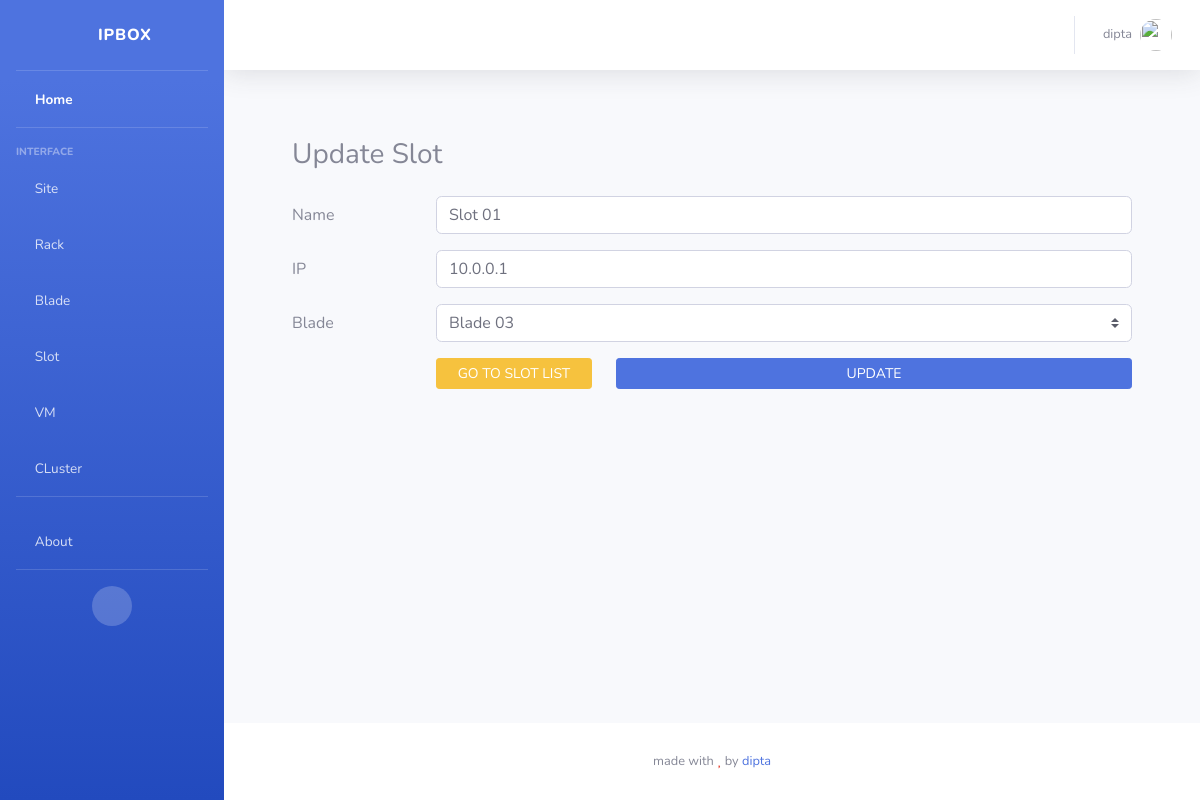
/slots/update/1 (signed in), run on an earlier commit of the app's database.
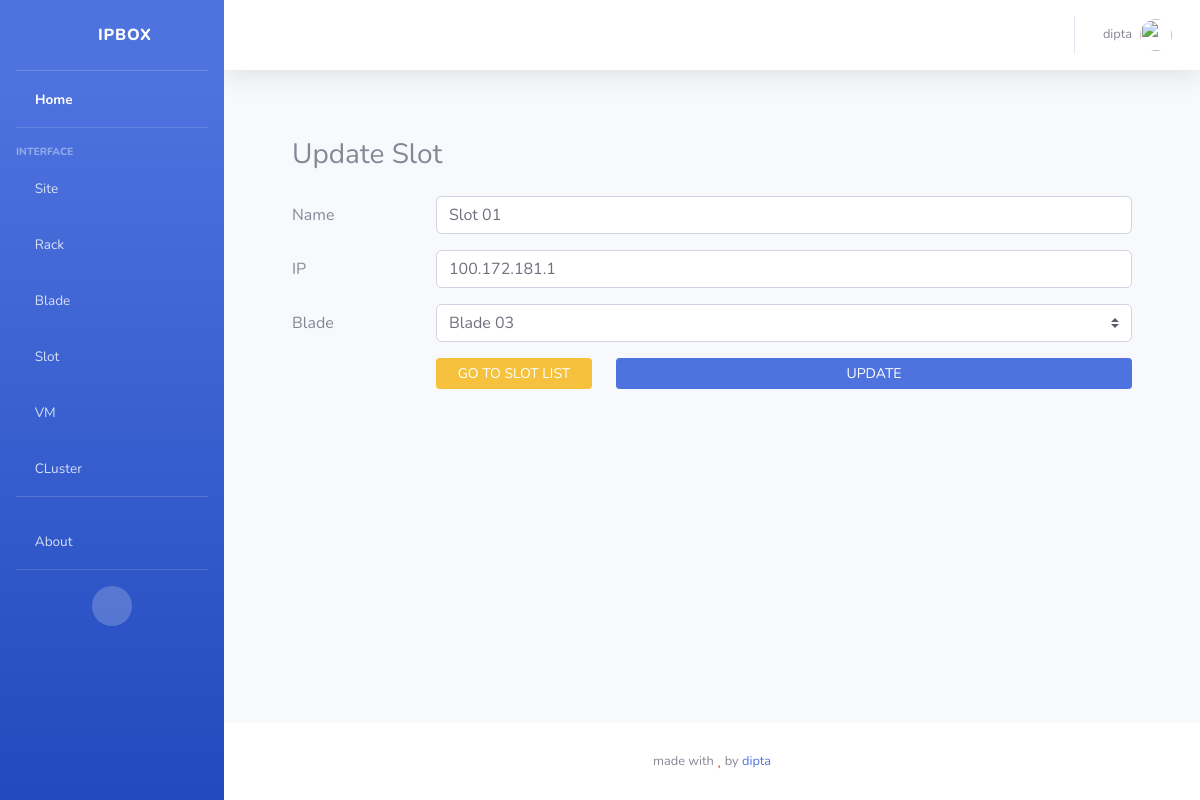
And on a later commit of the database.
### slotapp/models.py (models this page shows, shortened)
class Slot(models.Model):
  name    = models.CharField(max_length=128)
  ip      = models.GenericIPAddressField()
  blade   = models.ForeignKey(Blade, related_name="slots", on_delete=models.CASCADE)
  class Meta:
    verbose_name_plural = "Slots"

### bladeapp/models.py (models this page shows, shortened)
class Blade(models.Model):
  name    = models.CharField(max_length=128)
  ip      = models.GenericIPAddressField()
  rack    = models.ForeignKey(Rack, related_name="blades", on_delete=models.CASCADE)
  class Meta:
    verbose_name_plural = "Blades"

### slotapp/views.py (the view, shortened to what this page needs)
# urls.py: path('update/<id>', views.slotUpdate, name='slot_update'),
@login_required(login_url='accountsapp:login')
def slotUpdate(request, id):
  if not adminUser(request.user):
    return HttpResponseRedirect(reverse('homepage'))
  slot = Slot.objects.get(pk=id)
  context = {
    'slot': slot,
    'blades': Blade.objects.all()
  }
  return render(request, 'slotapp/slot_update.html', context=context)

### accounts/views.py (called while the page is built)
def generalUser(user):
    res = False
    try:
        if user is None:
            raise ValueError('User Not Found!')
        if not user.is_active:
            raise ValueError('User Not Active!')
        if user.is_authenticated:
            res = True
    except Exception as err:
        pass
    return res

def adminUser(user):
    res = False
    try:
        if generalUser(user):
            if user.is_superuser or user.is_staff:
                res = True
    except Exception as err:
        pass
    return res

### slotapp/templates/slotapp/slot_update.html (shortened to what this page needs)
{% extends 'sbadmin/base.html' %} {% load static %} {% block content %}
<div class="card-body">
  <div class="container my-4">
    <h3 class="my-4">Update Slot</h3>
    <form method="POST" action="{% url 'slotapp:slot_update' slot.id %}">
      <div class="form-group row">
        <label for="slotname" class="col-sm-2 col-form-label">Name</label>
        <div class="col">
          <input
            type="text"
            class="form-control"
            value="{{ slot.name }}"
            id="slotname"
            name="slotname"
            required
          />
        </div>
      </div>
      <div class="form-group row">
        <label for="slotip" class="col-sm-2 col-form-label">IP</label>
        <div class="col">
          <input
            type="text"
            class="form-control"
            value="{{ slot.ip }}"
            id="slotip"
            name="slotip"
            required
          />
        </div>
      </div>
      <div class="form-group row">
        <label for="blade" class="col-sm-2 col-form-label">Blade</label>
        <div class="col">
          <select class="custom-select" id="blade" name="blade" required>
            {% for blade in blades %}
              <option value="{{ blade.id }}" {% if slot.blade.id == blade.id %} selected {% endif %}>{{ blade.name }}</option>
            {% endfor %}
          </select>
        </div>
      </div>
      <div class="form-group row">
        <div class="col-sm-2"></div>
        <div class="col">
          <div class="row">
            <div class="col-3">
              <a href="{% url 'slotapp:slots' %}" class="btn btn-warning btn-sm btn-block">
                GO TO SLOT LIST
              </a>
            </div>
            <div class="col">
              <button type="submit" class="btn btn-primary btn-sm btn-block">
                UPDATE
              </button>
            </div>
          </div>
        </div>
      </div>
    </form>
  </div>
</div>
{% endblock content %}

What changed in the data, as far as the page shows it:
changed Slot "Slot 01": slotip "10.0.0.1" → "100.172.181.1"
